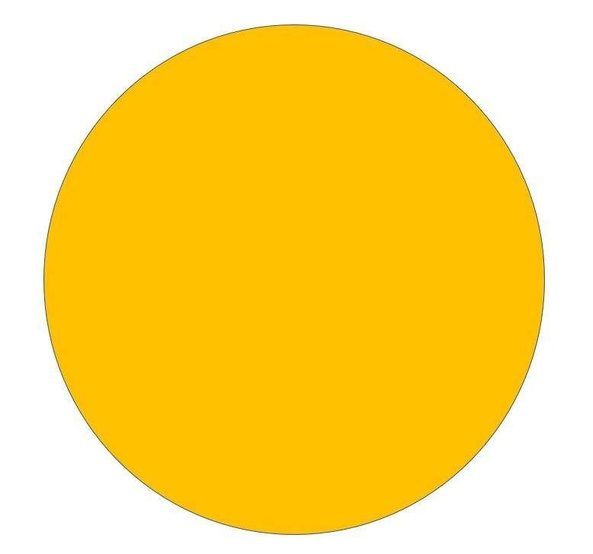
#> input picture TP2_deteccion/Circulo/Circulo1.jpeg, 593 x 554 px, shrunk from 777 x 726 before the run
$ python Generador_de_descriptores.py
#> lines starting #> are read from the running program, lines starting #| are printed output that depends on the picture; after the words box and inside, x2 and y2 are one past the last pixel; in counts of white or black regions, pixels touching at a corner belong together
import cv2 as cv
import numpy as np
import pandas as pd
from openpyxl import Workbook
def library():
    shapes = ['Circulo/Circulo1.jpeg',
              'Circulo/Circulo2.jpeg',
              'Circulo/Circulo3.jpeg',
              'Circulo/Circulo4.jpeg',
              'Circulo/Circulo5.jpeg',
              'Circulo/Circulo6.jpeg',
              'Circulo/Circulo7.jpeg',
              'Circulo/Circulo8.jpeg',
              'Circulo/Circulo9.jpeg',
              'Circulo/Circulo10.jpeg',
              'Estrellas/Estrella1.jpeg',
              'Estrellas/Estrella2.jpeg',
              'Estrellas/Estrella3.jpeg',
              'Estrellas/Estrella4.jpeg',
              'Estrellas/Estrella5.jpeg',
              'Estrellas/Estrella6.jpeg',
              'Estrellas/Estrella7.jpeg',
              'Estrellas/Estrella8.jpeg',
              'Estrellas/Estrella9.jpeg',
              'Estrellas/Estrella10.jpeg',
              'Triangulo/Triangulo1.jpeg',
              'Triangulo/Triangulo2.jpeg',
              'Triangulo/Triangulo3.jpeg',
              'Triangulo/Triangulo4.jpeg',
              'Triangulo/Triangulo5.jpeg',
              'Triangulo/Triangulo6.jpeg',
              'Triangulo/Triangulo7.jpeg',
              'Triangulo/Triangulo8.jpeg',
              'Triangulo/Triangulo9.jpeg',
              'Triangulo/Triangulo10.jpeg']
    return shapes

def labels(): # 1 = circulo, 2 = estrella, 3 = triangulo
    labels = [1, 1, 1, 1, 1, 1, 1, 1, 1, 1, 2, 2, 2, 2, 2, 2, 2, 2, 2, 2, 3, 3, 3, 3, 3, 3, 3, 3, 3, 3]
    return labels

def to_gray(im):
#> called with im = 'Circulo/Circulo1.jpeg'
    return cv.cvtColor(cv.imread(im), cv.COLOR_BGR2GRAY)
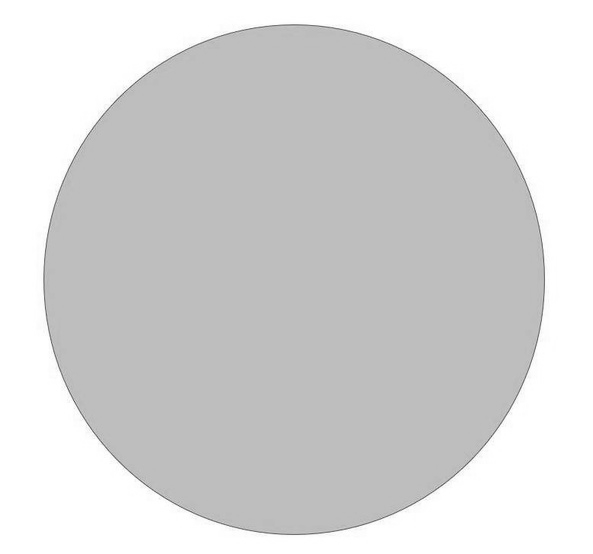
#> returned value: shape (554, 593); min 79, max 255, mean 214.6

def to_binary(imGray):
    _, im = cv.threshold(imGray, 128, 255, cv.THRESH_BINARY_INV+cv.THRESH_OTSU)
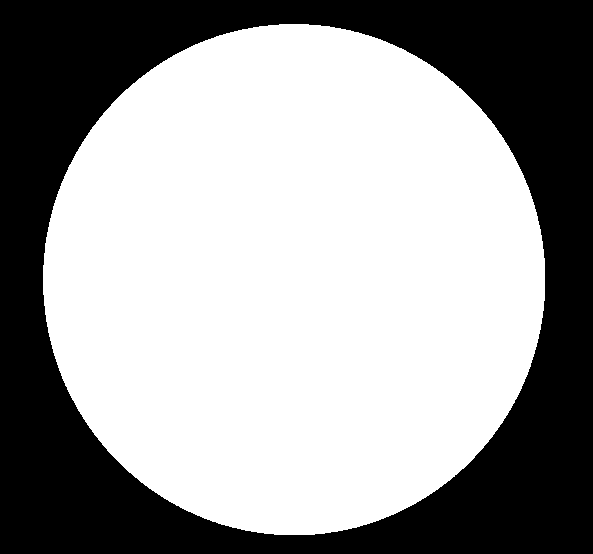
#> im: shape (554, 593); 61.4% white; 1 black region
    return im

def find_contours(imBinary):
    contours, hierarchy = cv.findContours(imBinary, cv.RETR_TREE, cv.CHAIN_APPROX_NONE)
#> contours = 1 contour; box (x1, y1, x2, y2) and area: (43, 24, 545, 535) 200972
    return contours

def getBiggerContour(contours):
    max_ctn = contours[0]
#> max_ctn = contour of 1433 points, box (x1, y1, x2, y2) (43, 24, 545, 535), area 200972
    for ctn in contours:
        if cv.contourArea(ctn) > cv.contourArea(max_ctn):
            max_ctn = ctn
#> this loop made 1 pass
    return max_ctn

def final_contoursArray(imBinary):
   return getBiggerContour(find_contours(imBinary))


def hu_moments(contour): #array con imagenes contorneadas (getContours y get biggerContourns)
    return cv.HuMoments(cv.moments(contour))

def get_dataset(array, num):
    dataset = [[i in range(7)]for i in range(num)] #obvio que el error era aca la reputa madre
    for i in range(num):
        grays = to_gray(array[i]) ### mirar
        binaries = to_binary(grays)
        final_contour = final_contoursArray(binaries) # nos devuelve el contorno de cada imagen
#> final_contour has the same summary as max_ctn in getBiggerContour
        hu = hu_moments(final_contour)
#> hu = [0.159, 8.14e-06, 1.62e-10, 1.29e-14, -3e-27, -4.76e-18, -1.84e-26]
        hu = [hu[0][0],hu[1][0],hu[2][0],hu[3][0],hu[4][0],hu[5][0],hu[6][0]]
        dataset[i] = hu  # nos devuelve el un array con los arrays de huMoments de cada imagen
#> pass 2 of the loop in get_dataset, `for i in range(num):`:
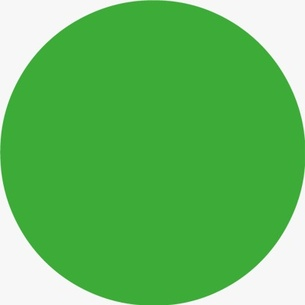
#> input picture TP2_deteccion/Circulo/Circulo2.jpeg, 305 x 305 px, shrunk from 400 x 400 before the run
#> in to_gray (call 2), `return cv.cvtColor(cv.imread(im), cv.COLOR_BGR2GRAY)`:
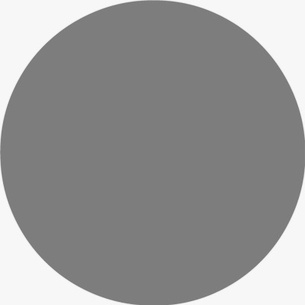
#> returned value: shape (305, 305); min 113, max 252, mean 150.7
#> in to_binary (call 2), `_, im = cv.threshold(imGray, 128, 255, cv.THRESH_BINARY_INV+cv.THRESH_..`:
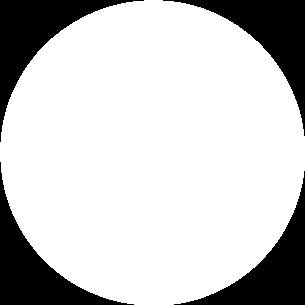
#> im: shape (305, 305); 78.9% white; 4 black regions
#> contours = 1 contour; box (x1, y1, x2, y2) and area: (0, 0, 305, 305) 72988
#> the loop in getBiggerContour (call 2), `for ctn in contours:` made 1 pass
#> final_contour = contour of 864 points, box (x1, y1, x2, y2) (0, 0, 305, 305), area 72988
#> hu = [0.159, 3.07e-08, 2.45e-08, 1.29e-13, 7.15e-24, 1.61e-17, -1.29e-24]
#> pass 3 of the loop in get_dataset, `for i in range(num):`:
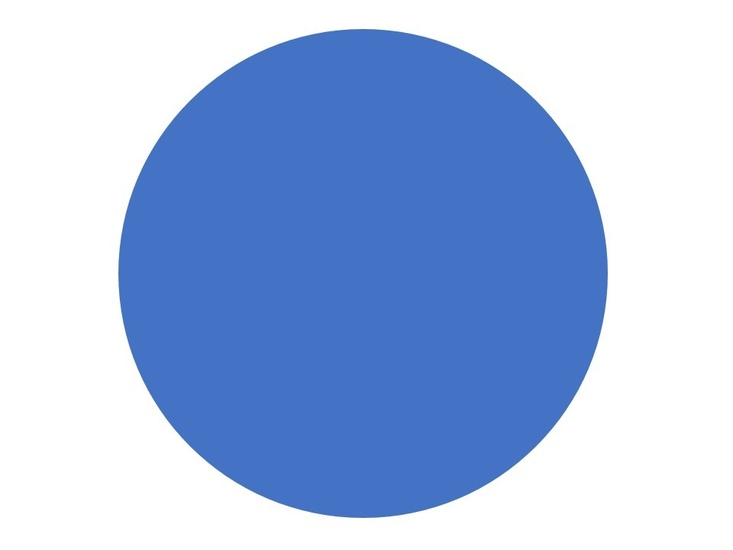
#> input picture TP2_deteccion/Circulo/Circulo3.jpeg, 733 x 550 px, shrunk from 960 x 720 before the run
#> in to_gray (call 3), `return cv.cvtColor(cv.imread(im), cv.COLOR_BGR2GRAY)`:
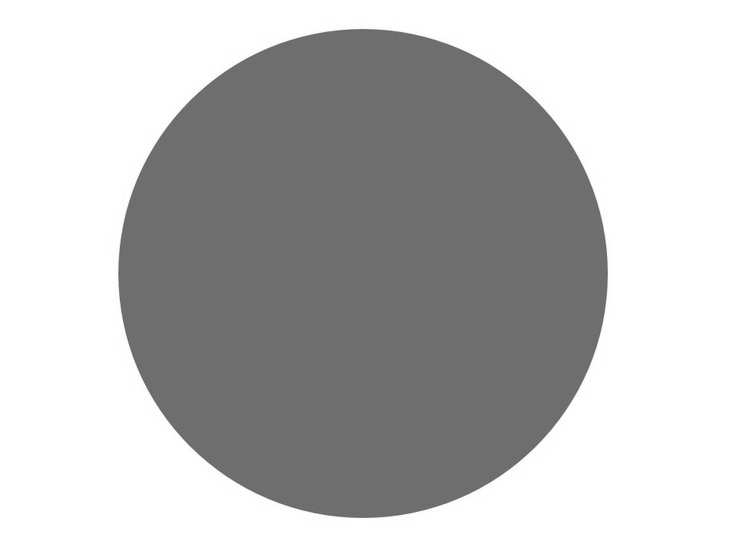
#> returned value: shape (550, 733); min 94, max 255, mean 187.3
#> in to_binary (call 3), `_, im = cv.threshold(imGray, 128, 255, cv.THRESH_BINARY_INV+cv.THRESH_..`:
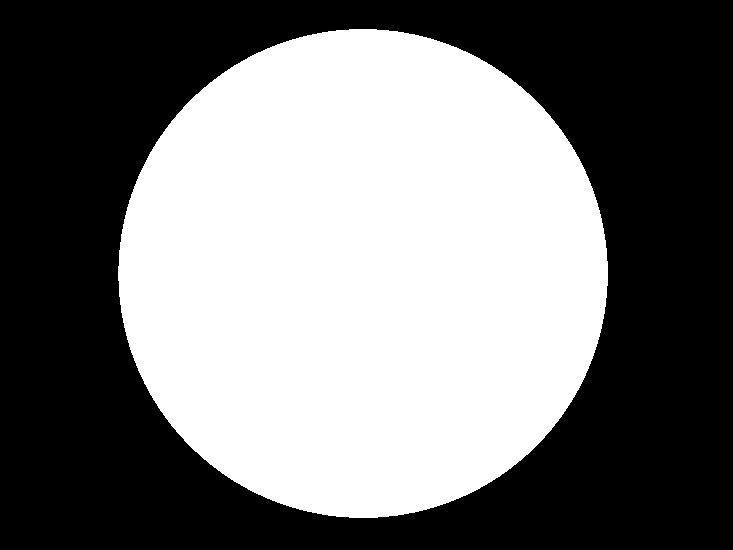
#> im: shape (550, 733); 46.6% white; 1 white region
#> contours = 1 contour; box (x1, y1, x2, y2) and area: (118, 29, 608, 518) 187265
#> final_contour = contour of 1382 points, box (x1, y1, x2, y2) (118, 29, 608, 518), area 187265
#> hu = [0.159, 2.94e-08, 6.99e-11, 5.68e-17, -3.4e-30, 9.64e-21, -1.13e-30]
#> the loop made 7 passes; the first 3 are shown
    return dataset

def main ():
    tags = labels()
    data = get_dataset(library(), len(tags))
    #le hacemos log porque sino el codigo hace pum
    for i in range(30):
        for j in range(7):
            data[i][j] = -1 * np.copysign(1.0, data[i][j]) * np.log10(np.absolute(data[i][j]))
    hu1 = [data[i][0] for i in range(len(tags))]
    hu2 = [data[i][1] for i in range(len(tags))]
    hu3 = [data[i][2] for i in range(len(tags))]
    hu4 = [data[i][3] for i in range(len(tags))]
    hu5 = [data[i][4] for i in range(len(tags))]
    hu6 = [data[i][5] for i in range(len(tags))]
    hu7 = [data[i][6] for i in range(len(tags))]
    dataset = pd.DataFrame({"tags": tags, "hu1": hu1, "hu2": hu2, "hu3": hu3, "hu4": hu4, "hu5": hu5, "hu6": hu6, "hu7": hu7})
    dataset.to_excel('data.xlsx', sheet_name='sheet1', index=False)

#> (the run stopped early here; a loop or call above may not have finished)
